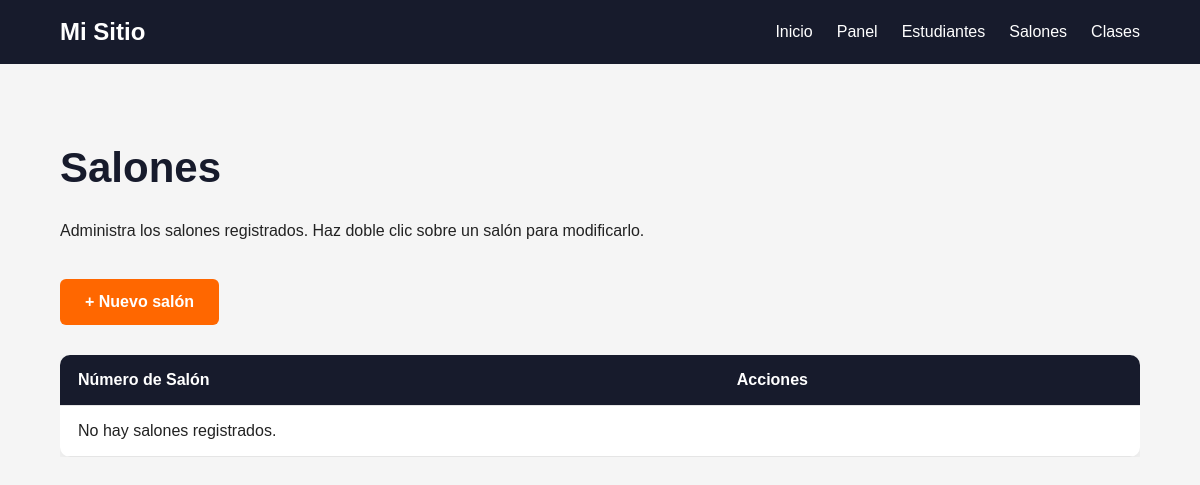
Page /estudiantes/salones/ on the earlier database version.
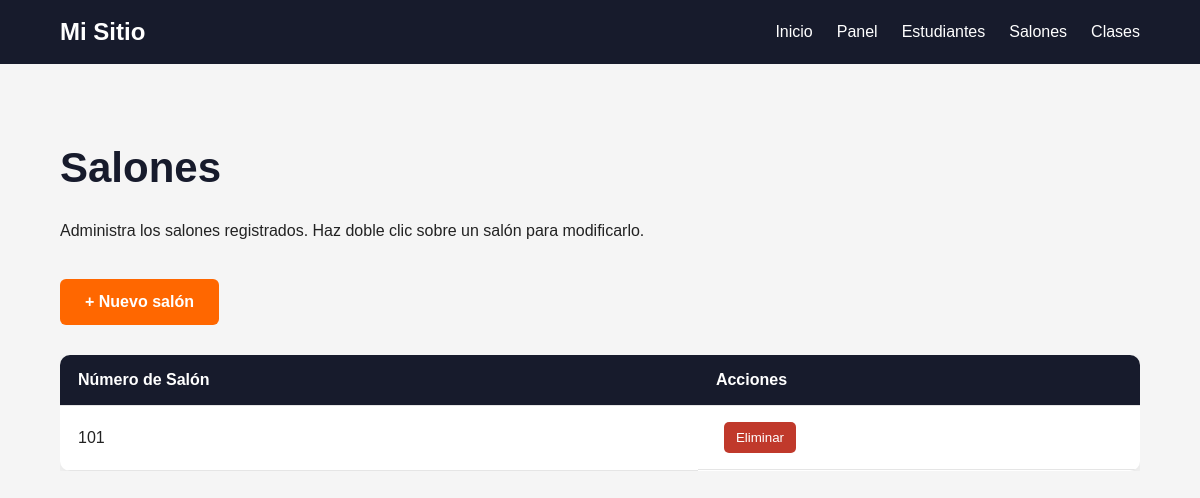
Same page on the later database version.
### estudiantes/models.py (models this page shows, shortened)
class Salon(models.Model):
    id_salon = models.IntegerField(primary_key=True, verbose_name="Número de Salón")
    class Meta:
        verbose_name = "Salón"
        verbose_name_plural = "Salones"

### estudiantes/views.py (the view)
def lista_salones(request):
    salones = Salon.objects.all()
    return render(
        request,
        "estudiantes/salones.html",
        {
            "salones": salones
        }
    )

### estudiantes/templates/estudiantes/salones.html (shortened to what this page needs)
{% extends "estudiantes/base_estudiantes.html" %}
{% block content %}
<section class="page-section">
    <div class="container">
        <h1>Salones</h1>
        <p>
            Administra los salones registrados.
            Haz doble clic sobre un salón para modificarlo.
        </p>
        <div class="buttons">
            <a
                href="{% url 'crear_salon' %}"
                class="btn btn-primary"
            >
                + Nuevo salón
            </a>
        </div>
        <div class="table-container">
            <table class="data-table">
                <thead>
                    <tr>
                        <th>Número de Salón</th>
                        <th>Acciones</th>
                    </tr>
                </thead>
                <tbody>
                    {% for salon in salones %}
                    <tr ondblclick="editarFila(this)">
                        <td>
                            <span class="view-value">
                                {{ salon.id_salon }}
                            </span>
                        </td>
                        <td class="actions">
                            <form
                                method="POST"
                                action="{% url 'eliminar_salon' salon.id_salon %}"
                                class="delete-form"
                            >
                                <button
                                    type="submit"
                                    class="btn-delete"
                                    onclick="
                                        return confirm(
                                            '¿Seguro que quieres eliminar este salón?'
                                        );
                                    "
                                >
                                    Eliminar
                                </button>
                            </form>
                        </td>
                    </tr>
                    {% empty %}
                    <tr>
                        <td colspan="2">
                            No hay salones registrados.
                        </td>
                    </tr>
                    {% endfor %}
                </tbody>
            </table>
        </div>
    </div>
</section>
{% endblock %}

Differences in the rows shown:
added Salon: id_salon "101"
Other differences:
text no longer shown: "No hay salones registrados."
